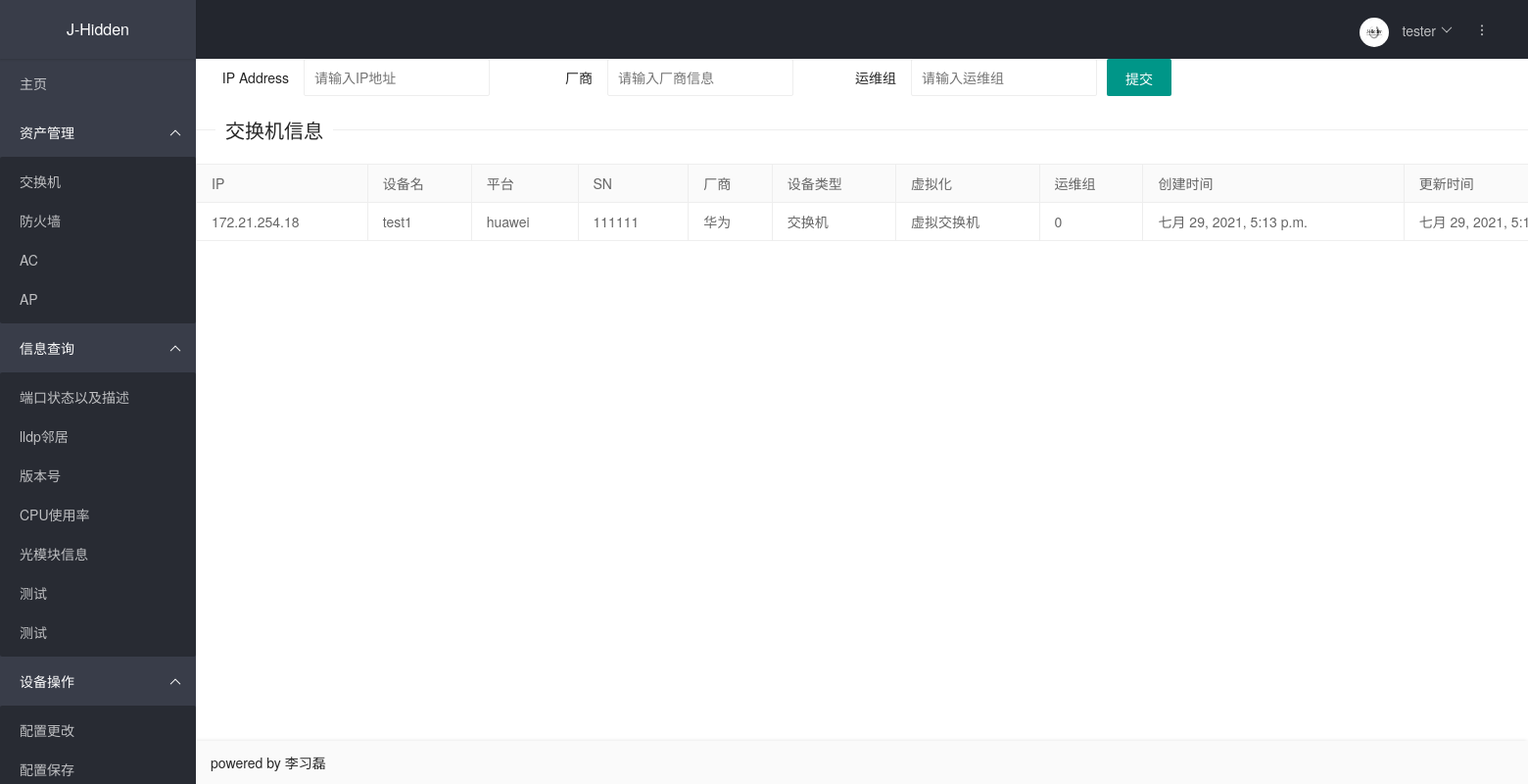
Page /sw_info_list/ on the committed database.
### cmdb/models.py (models this page shows, shortened)
class Device(models.Model):
    group_choices = (
        ('0', '一组'),
        ('1', '二组'),
        ('2', '三组'),
    )
    ip = models.GenericIPAddressField(verbose_name='IP地址', unique=True)
    name = models.CharField(verbose_name='设备名称', max_length=128)
    username = models.CharField(verbose_name='用户名', default='lixilei',max_length=128)
    password = models.CharField(verbose_name='密码', default='lixilei6028', max_length=128)
    port = models.CharField(verbose_name='端口', default=22, max_length=128)
    platform = models.CharField(verbose_name='平台(netmiko)', max_length=128)
    sn = models.CharField(verbose_name='sn', max_length=128, unique=True,)
    vendor = models.CharField(verbose_name='厂商', max_length=128)
    role = models.CharField(verbose_name='设备类型', max_length=128,)
    is_virtual = models.BooleanField(verbose_name='虚拟化', default=False)
    group = models.CharField(verbose_name='运维组', choices=group_choices,  max_length=128)
    creat_time = models.DateTimeField(verbose_name='创建时间', auto_now_add=True)
    update_time = models.DateTimeField(verbose_name='更新时间', auto_now=True)

### cmdb/views.py (the view, shortened to what this page needs)
# urls.py: path('sw_info_list/', Sw_info_list.as_view(), name='sw_info_list'),
class Sw_info_list(View):
    def get(self, request):
        sw_info_list = Device.objects.filter(role='交换机')
        return render(request, 'sw_info_list.html', {'sw_info_list': sw_info_list})

### cmdb/templates/sw_info_list.html (shortened to what this page needs)
{% extends 'base.html' %}
{% block head %}
    <link rel="stylesheet" href="../static/css/layui.css"  media="all">
{% endblock head %}
{% block content %}
<form action="" method="post">
  <div class="layui-form-item">
    <label class="layui-form-label">IP Address</label>
    <div class="layui-input-inline">
      <input type="text" name="ip" lay-verify="pass" placeholder="请输入IP地址" autocomplete="off" class="layui-input">
    </div>
    <label class="layui-form-label">厂商</label>
    <div class="layui-input-inline">
      <input type="text" name="vendor" lay-verify="pass" placeholder="请输入厂商信息" autocomplete="off" class="layui-input">
    </div>
    <label class="layui-form-label">运维组</label>
    <div class="layui-input-inline">
      <input type="text" name="group" lay-verify="pass" placeholder="请输入运维组" autocomplete="off" class="layui-input">
    </div>
   <button type="submit" class="layui-btn" lay-submit="" lay-filter="demo1">提交</button>
  </div>
</form>
<div style="width: 1500px; position: center;">
 <fieldset class="layui-elem-field layui-field-title" style="margin-top: 20px";>
  <legend>交换机信息</legend>
 </fieldset>
<table class="layui-table">
    <thead>
    <tr>
        <th>IP</th>
        <th>设备名</th>
        <th>平台</th>
        <th>SN</th>
        <th>厂商</th>
        <th>设备类型</th>
        <th>虚拟化</th>
        <th>运维组</th>
        <th>创建时间</th>
        <th>更新时间</th>
    </tr>
    </thead>
    <tbody>
    {% for i in sw_info_list %}
         <tr>
             <td>{{ i.ip }}</td>
             <td>{{ i.name }}</td>
             <td>{{ i.platform }}</td>
             <td>{{ i.sn }}</td>
             <td>{{ i.vendor }}</td>
             <td>{{ i.role }}</td>
             <td>
                 {% if i.is_virtual %}
                       虚拟交换机
                 {% else %}
                       实体机
                 {% endif %}
             </td>
             <td>{{ i.group }}</td>
             <td>{{ i.creat_time }}</td>
             <td>{{ i.update_time }}</td>
         </tr>
    {% endfor %}
    </tbody>
</table>
</div>
{% endblock content %}

### cmdb/static/css/layui.css (style rules this page uses)
a,body { color:#333 }
.layui-btn,.layui-edge,.layui-inline,img { vertical-align:middle }
.layui-btn,.layui-disabled,.layui-icon,.layui-unselect { -moz-user-select:none;-webkit-user-select:none;-ms-user-select:none }
blockquote,body,button,dd,div,dl,dt,form,h1,h2,h3,h4,h5,h6,input,li,ol,p,pre,td,textarea,th,ul { margin:0;padding:0;-webkit-tap-highlight-color:rgba(0,0,0,0) }
table { border-collapse:collapse;border-spacing:0 }
button,input,optgroup,option,select,textarea { font-family:inherit;font-size:inherit;font-style:inherit;font-weight:inherit;outline:0 }
body { line-height:1.6;color:rgba(0,0,0,.85);font:14px Helvetica Neue,Helvetica,PingFang SC,Tahoma,Arial,sans-serif }
.layui-btn,.layui-btn-group,.layui-edge { display:inline-block }
.layui-btn,.layui-input,.layui-select,.layui-textarea,.layui-upload-button { outline:0;-webkit-appearance:none;transition:all .3s;-webkit-transition:all .3s;box-sizing:border-box }
.layui-elem-field { margin-bottom:10px;padding:0;border-width:1px;border-style:solid }
.layui-elem-field legend { margin-left:20px;padding:0 10px;font-size:20px;font-weight:300 }
.layui-field-title { margin:10px 0 20px;border-width:1px 0 0 }
.layui-card-body,.layui-card-header,.layui-form-label,.layui-form-mid,.layui-form-select,.layui-input-block,.layui-input-inline,.layui-panel,.layui-textarea { position:relative }
.layui-badge-rim,.layui-border,.layui-colla-content,.layui-colla-item,.layui-collapse,.layui-elem-field,.layui-form-pane .layui-form-item[pane],.layui-form-pane .layui-form-label,.layui-input,.layui-layedit,.layui-layedit-tool,.layui-panel,.layui-quote-nm,.layui-select,.layui-tab-bar,.layui-tab-card,.layui-tab-title,.layui-tab-title .layui-this:after,.layui-textarea { border-color:#eee }
.layui-btn { height:38px;line-height:38px;border:1px solid transparent;padding:0 18px;background-color:#009688;color:#fff;white-space:nowrap;text-align:center;font-size:14px;border-radius:2px;cursor:pointer }
.layui-input,.layui-select,.layui-textarea { height:38px;line-height:1.3;line-height:38px\9;border-width:1px;border-style:solid;background-color:#fff;color:rgba(0,0,0,.85);border-radius:2px }
.layui-input,.layui-textarea { display:block;width:100%;padding-left:10px }
.layui-form-item { margin-bottom:15px;clear:both;*zoom:1 }
.layui-form-item:after { content:'\20';clear:both;*zoom:1;display:block;height:0 }
.layui-form-label { float:left;display:block;padding:9px 15px;width:80px;font-weight:400;line-height:20px;text-align:right }
.layui-input-inline { display:inline-block;vertical-align:middle }
.layui-form-item .layui-input-inline { float:left;width:190px;margin-right:10px }
.layui-table,.layui-table-view { margin:10px 0 }
.layui-table { width:100%;background-color:#fff;color:#666 }
.layui-table tr { transition:all .3s;-webkit-transition:all .3s }
.layui-table th { text-align:left;font-weight:400 }
.layui-table tbody tr:hover,.layui-table thead tr,.layui-table-click,.layui-table-header,.layui-table-hover,.layui-table-mend,.layui-table-patch,.layui-table-tool,.layui-table-total,.layui-table-total tr,.layui-table[lay-even] tr:nth-child(even) { background-color:#FAFAFA }
.layui-table td,.layui-table th,.layui-table-col-set,.layui-table-fixed-r,.layui-table-grid-down,.layui-table-header,.layui-table-page,.layui-table-tips-main,.layui-table-tool,.layui-table-total,.layui-table-view,.layui-table[lay-skin=line],.layui-table[lay-skin=row] { border-width:1px;border-style:solid;border-color:#eee }
.layui-table td,.layui-table th { position:relative;padding:9px 15px;min-height:20px;line-height:20px;font-size:14px }

### rows in the picture
Device: ip "172.21.254.18", name "test1", platform "huawei", sn "111111", vendor "华为", role "交换机", is_virtual "虚拟交换机", group "0", creat_time "七月 29, 2021, 5:13 p.m.", update_time "七月 29, 2021,…"
